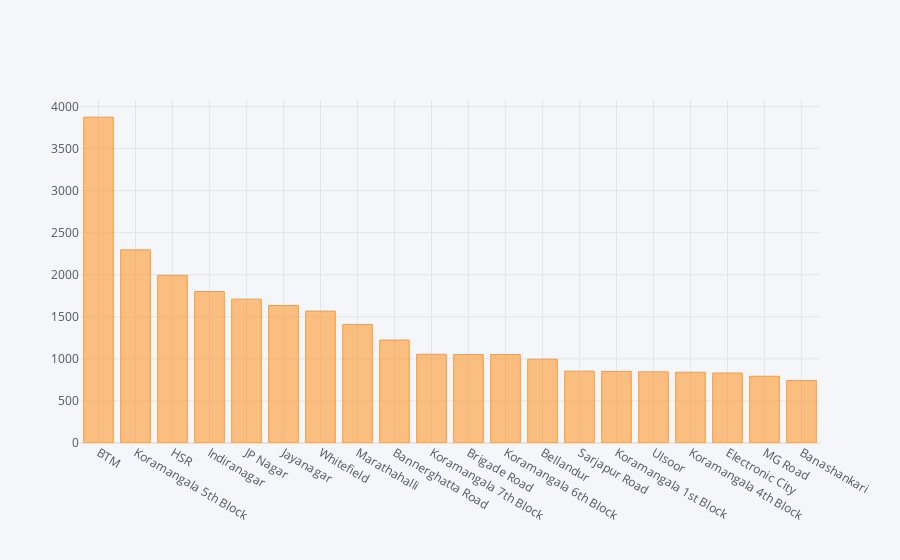

Notebook code cell kept with this figure:
### Markdown cell above
# Restaurants per location

### Code cell
df["location"].value_counts().head(20).iplot(kind="bar")

### Figure 1 — Plotly figure (JSON) as saved in the notebook; plotly's stock layout.template omitted (floating-point values rounded to 4 significant figures)
{"data": [{"marker": {"color": "rgba(255, 153, 51, 0.6)", "line": {"color": "rgba(255, 153, 51, 1.0)", "width": 1}}, "name": "count", "orientation": "v", "text": "", "type": "bar", "x": ["BTM", "Koramangala 5th Block", "HSR", "Indiranagar", "JP Nagar", "Jayanagar", "Whitefield", "Marathahalli", "Bannerghatta Road", "Koramangala 7th Block", "Brigade Road", "Koramangala 6th Block", "Bellandur", "Sarjapur Road", "Koramangala 1st Block", "Ulsoor", "Koramangala 4th Block", "Electronic City", "MG Road", "Banashankari"], "y": [3873, 2296, 1993, 1800, 1710, 1634, 1568, 1410, 1224, 1055, 1052, 1052, 996, 854, 851, 846, 841, 832, 793, 744]}], "layout": {"autosize": true, "legend": {"bgcolor": "#F5F6F9", "font": {"color": "#4D5663"}}, "paper_bgcolor": "#F5F6F9", "plot_bgcolor": "#F5F6F9", "title": {"font": {"color": "#4D5663"}}, "xaxis": {"autorange": true, "gridcolor": "#E1E5ED", "range": [-0.5, 19.5], "showgrid": true, "tickfont": {"color": "#4D5663"}, "title": {"font": {"color": "#4D5663"}, "text": ""}, "type": "category", "zerolinecolor": "#E1E5ED"}, "yaxis": {"autorange": true, "gridcolor": "#E1E5ED", "range": [0, 4077.0], "showgrid": true, "tickfont": {"color": "#4D5663"}, "title": {"font": {"color": "#4D5663"}, "text": ""}, "type": "linear", "zerolinecolor": "#E1E5ED"}}}
